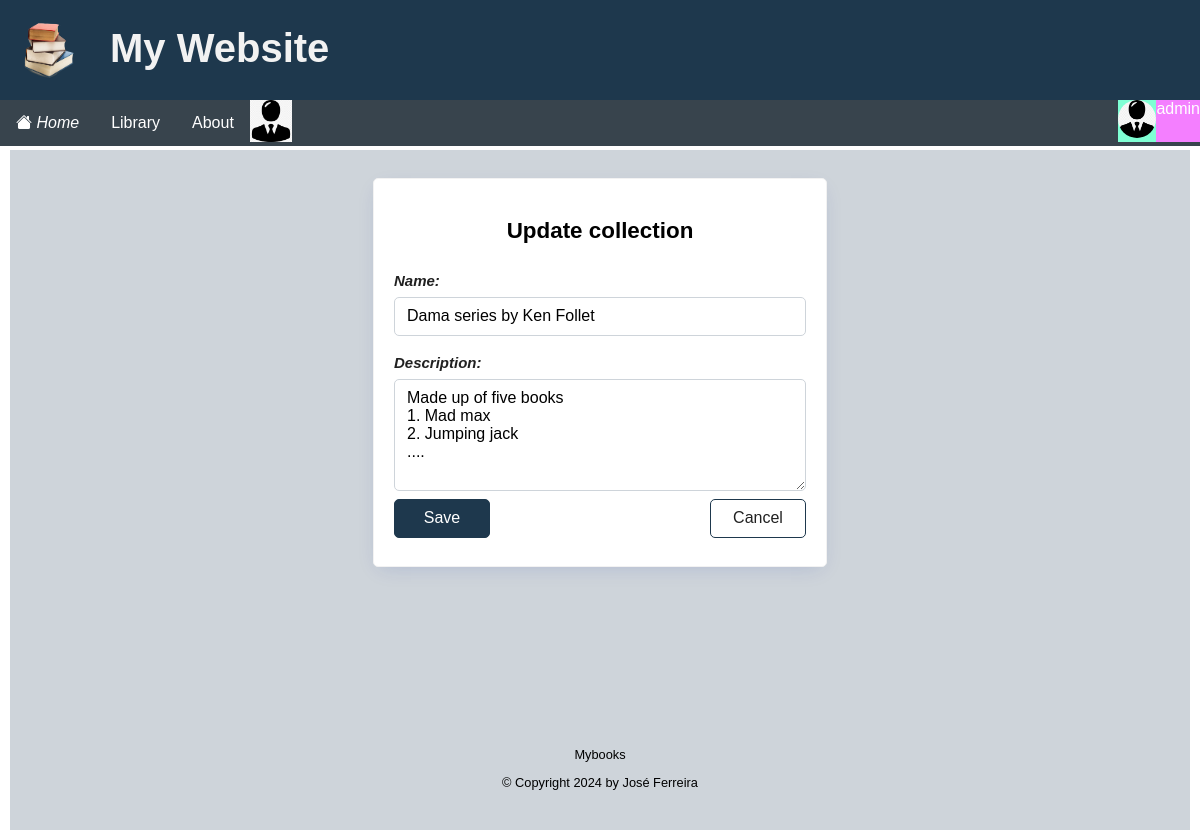
Page /collection/update/1/ (signed in) on the committed database.
### apps/accounts/models.py (models this page shows, shortened)
class Profile(models.Model):
    user = models.OneToOneField(User, on_delete=models.CASCADE)
    avatar = models.ImageField(default='avatar.jpg', upload_to=image_file_path)

### apps/books/models.py (models this page shows, shortened)
class Collection(models.Model):
    name = models.CharField(max_length=255)
    description = models.TextField(max_length=500, null=True, blank=True)
    created_by = models.ForeignKey(User, on_delete=models.CASCADE, default=1)
    created = models.DateTimeField(auto_now_add=True)
    modified = models.DateTimeField(auto_now=True)
    class Meta:
        ordering = ["name"]

### apps/books/views.py (the view, shortened to what this page needs)
# urls.py: path('collection/update/<int:pk>/', views.CollectionUpdate.as_view(),name='collection-update'),
class CollectionUpdate(LoginRequiredMixin, UpdateView):
    model = Collection
    fields = ['name','description']
    success_url = reverse_lazy('collections')

### templates/books/collection_form.html (shortened to what this page needs)
{% extends "base.html" %}
{% block content %}
<div class="center-panel">
	<form method="POST" enctype="multipart/form-data" class="form-card">
	 	<h2>{% if collection %} Update {% else %} Add {% endif %} collection</h2>
		{% for field in form %}
			<label class="label">{{ field.label_tag }}</label>
			{{ field }}
		{% endfor %}
		<div class="form-buttons">
			<input type="submit" value="Save" class="btn btn-primary"/>
			<a href="{% url 'collections' %}" class="btn btn-outline">Cancel</a>
		</div>
	</form>
</div>
{% endblock content %}

### templates/base.html (shortened to what this page needs)
{% load i18n %}
<!DOCTYPE html>
<html lang="en">
    <head>
        {%load static %}
        <link rel="stylesheet" href="{% static 'css/style.css' %}" />
    </head>
    <body>
        <header class="header">
            <a href="#"><img class="logo" src="{% static 'images/logo.png' %}" alt="logo"></a>
            <h1>My Website</h1>
            <ul class="topnav">
                {% if request.user.is_authenticated %}
                <li class="active"><a href="{%url 'home'%}"><i class="bi bi-house-fill"> Home </i></a></li>
                {% else %}
                <li class="active"><a href="{%url 'index'%}"><i class="bi bi-house-fill"> Home </i></a></li>
                {% endif %}
                {% block navbar %}
                <li class="left">
                    {% if request.user.is_authenticated %}
                    <div class="dropdown left">
                        <button class="dropbtn">Library</button>
                    </div>
                    {% endif %}
                </li>
                {% endblock navbar %}
                <li><a href="{% url 'about' %}">About</a></li>
                <li class="left">
                    {% if request.user.is_authenticated %}
                        {% if user.profile %}
                            <img src="{{ user.profile.avatar.url }}" alt="{{ user.username }}" width="42" height="42"/>
                        {% endif %}
                    {% endif %}
                </li>
                {% if request.user.is_authenticated %}
                <li class="right">
                    <div class="dropdown right">
                        <button class="dropbtn" style="background-color: rgb(244, 127, 255); margin: 0%; padding: 0%;">
                            {{ request.user }}
                            <div style="background-color: aquamarine; float: left; margin: 0%; padding: 0%;">
                                {% if user.profile %}
                                <img src="{{ user.profile.avatar.url }}" alt="{{ user.username }}" width="38" height="38" style="border-radius: 25px;"/>
                                {% endif %}
                            </div>
                        </button>
                    </div>
                </li>
                {% else %}
                <li class="right">
                    <a href="{% url 'login' %}">Login</a>
                    <a href="{% url 'register' %}">Join Now</a>
                </li>
                {% endif %}
            </ul>
        </header>
        <main class="main">
            <div class="container">
            {%block content %}
            {%endblock content%}
            </div>
        </main>
        <footer class="footer">
            <div class="container">
                <p>Mybooks</p>
                <p>&copy; Copyright {% now "Y" %} by José Ferreira</p>
            </div>
        </footer>
    </body>
</html>

### static/css/style.css (style rules this page uses)
:root { --color-body: #ffffff; --color-header: #253f85; --color-nav: #38444d; --color-load-button: #2e6357; --color-footer: #ced4da; --color-primary: #1e384d; --color-secondary: #38444d; --color-secondary-hover: #2f91e2; --color-tertiary: #e4ebf7; --color-tertiary-hover: #a1c6e4; --color-light: #f2f2f2; --color-gray: #ced4da; --color-dark: #212121; --color-white: #ffffff; --color-error: #cf1616; --color-warning: #ffc900; --color-info: #02a2b9; --color-success: #1ba345; --color-input: #0084a5; --color-danger: #cf1616; --border-radius: 5px; }
* { box-sizing: border-box; text-rendering: optimizeLegibility; }
html, body { height: 100%; }
body { font-family: Arial; padding: 10px; background: var(--color-body); margin: 0; }
h1 { font-size: 2rem; line-height: 1.5; }
h2 { font-size: 1.4rem; }
a { color: var(--color-primary); text-decoration: none; }
.container { max-width: 960px; margin: 0 auto; padding: 0.5rem; }
.header { position: fixed; top: 0; left: 0; margin: 0; width: 100%; height: 100px; list-style-type: none; margin: 0; padding: 0; z-index: 5; overflow: hidden; background: var(--color-primary); }
.header h1 { position: relative; margin: 18px; left: 30px; color: var(--color-light); font-size: 40px; }
.logo { padding-top: 15px; padding-left: 15px; width: 80px; height: 80px; float: left; }
.topnav { position: fixed; top: 100px; left: 0; width: 100%; height: 46px; list-style-type: none; margin: 0; padding: 0; z-index: 5; overflow: visible; background-color: var(--color-secondary); }
.topnav li { float: left; background-color: var(--color-secondary); }
.topnav li.right { float: right; background-color: var(--color-secondary); }
.topnav li a { position: relative; display: inline-block; color: white; text-align: center; padding: 14px 16px; text-decoration: none; }
.topnav .dropdown { position: relative; display: inline-block; }
.topnav .dropdown.right { float: right; }
.topnav .dropdown.left { float: left; }
.topnav .dropbtn { background-color: var(--color-secondary); color: white; padding: 14px 16px; font-size: 16px; border: none; cursor: pointer; }
.footer { position: relative; top: 100px; padding: 20px; margin-top: 20px; font-size: 0.8rem; text-align: center; background: var(--color-footer); }
.main { position: relative; top: 140px; left: 0; margin: 0; padding: 0; z-index: 1; background-color: var(--color-gray); }
.form-card { border: solid 1px var(--color-light); padding: 20px; margin-top: 20px; border-radius: var(--border-radius); box-shadow: rgb(11 43 158 / 15%) 0px 6px 20px -6px; min-width: 400px; background-color: white; }
form > * { display: block; margin-bottom: 0.5rem; }
.form-buttons { display: flex; justify-content: space-between; align-items: center; gap: 0.75rem; }
.form-card h2 { text-align: center; padding-bottom: 10px; }
.label { padding-top: 10px; font-size: 15px; font-weight: bold; font-style: italic; color: var(--color-dark) }
input[type='text'], input[type='number'], input[type='email'], input[type='password'], select, textarea { border-radius: var(--border-radius); border: solid 1px var(--color-gray); width: 100%; padding: 0.6rem 0.75rem; }
textarea { max-height: 7rem; }
input, select, textarea, button { font: inherit; }
.btn { padding: 0.6rem 0.75rem; border-radius: var(--border-radius); background-color: var(--color-white); border: solid 1px var(--color-white); color: var(--color-dark); cursor: pointer; text-decoration: none; font-size: 1rem; min-width: 6rem; text-align: center; }
.btn-outline { border: solid 1px var(--color-primary); }
.btn-primary { border: solid 1px var(--color-primary); background-color: var(--color-primary); color: var(--color-white); }
.center-panel { display: flex; flex-direction: column; align-items: center; min-height: 70vh; }

### rows in the picture
Collection: form "Dama series by Ken Follet" "Made up of five books 1. Mad max 2. Jumping jack ...."

### other values in the picture
{{ request.user }} "admin"
{{ field.label_tag }} "Name:" "Description:"
